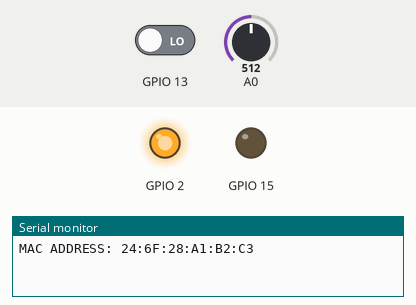
The sketch below on a simulated ESP8266 (NodeMCU). On the bench: output pins drawn as LEDs (lit = HIGH), the last lines printed to the serial monitor. Inputs (shaded band) come from the test bench; at power-on: GPIO 13 LOW, A0 = 512. WiFi joins after 1.5 s; servers stay silent unless stated; EEPROM starts erased; pins used as bus, display or sensor lines are not drawn.

Above: at 0.2 s.
At 4.1 s:
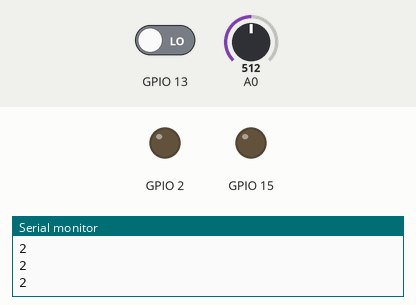
4.2 s: GPIO 13 driven HIGH
At 5.3 s:
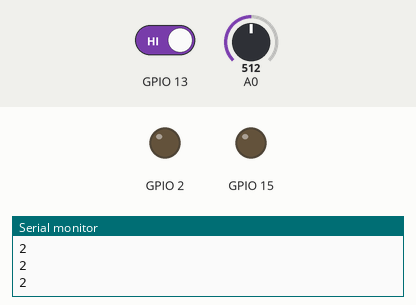
Timing chart, 0 to 7.2 s (numbered marks = the images above; inputs shaded):
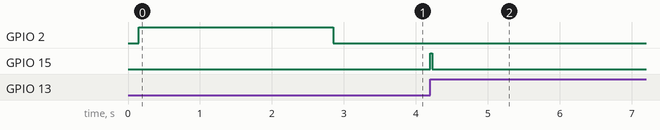

The sketch:

bell_udp_v7.ino
```cpp
/*---------------------------------------------------------------------------------------------
  Ring The cows project
  Firmware
  © Alain Bellet 2016

  V4
  --------------------------------------------------------------------------------------------- */

#include <ESP8266WiFi.h>
#include <WiFiUdp.h>
#include <EEPROM.h> // for saving to EEPROM
#include <Ticker.h> // for interupts ISR

char ssid[] = "cowbell";    // your network SSID (name)
char pass[] = "##bellbell##";  // your network password
bool DEBUG_MODE = 1;
const int FIRMWARE = 7;
unsigned long milliseconds;
unsigned long loopcount = 0;
unsigned long seconds;

// A UDP instance to let us send and receive packets over UDP
WiFiClient client;
WiFiUDP Udp;
const IPAddress outIp(192, 168, 1, 11);     // remote IP (not needed for receive)
const unsigned int outPort = 8888;          // remote port (not needed for receive)
const unsigned int localPort = 9999;        // local port to listen for UDP packets (here's where we send the packets)

char packetBuffer[255];
char sendpacketBuffer[255];

int counter = 0;
char str[10];
String mystr;
unsigned long saved_millis;
int lastdrop = 0;
int32_t rssi;
int bellid;
String message;
// for tiltswitch reading
int reading;           // the current reading from the input pin
int lastReading;       // the last reading from the input pin
int batterylevel;
int movementTrigger = 0;
int bellmute = 0;
boolean useWifi = true; // turn off for other test to avoid connection trial
int lastButtonState = 0;
int buttonReading = 0;
uint8_t *bssid;
String bssid_last;
Ticker tick_1sec;
Ticker tick_500msec;

// function prototypes to avoid compile errors
void readEEPROM();
void writeEEPROM(int);
void clearEEPROM();
void WIFIconnect();
void UDPconnect();
void sendMessage();
void handleMessage();
void triggerBell();
void tiltSwicth();
void battery_level();
void heartbeat();
void isr_every_seconds();
void isr_every_500milliseconds();

// ## SETUP
void setup() {

  tick_1sec.attach_ms(1000, isr_every_seconds);
  tick_500msec.attach_ms(500, isr_every_500milliseconds);


  if (DEBUG_MODE) {
    Serial.begin(115200);
    String s = WiFi.macAddress();
    Serial.println("MAC ADDRESS: " + s);
    delay(50);
  }

  delay(100);


  // Manage LEDS and GPIO
  // Red LED
  pinMode(0, OUTPUT);
  digitalWrite(0, HIGH);
  // Blue LED
  pinMode(2, OUTPUT);
  digitalWrite(2, HIGH);
  // solenoid PIN
  pinMode(15, OUTPUT);
  digitalWrite(15, LOW);
  // tilt switch pin
  pinMode(12, INPUT);
  //digitalWrite(12, HIGH); // set pull-up resistor


  // Init other variables
  counter = 0;

  //*******************************************
  writeEEPROM(6); // write EEPROM for flashing change for every board
  //*******************************************
  delay (100);
  readEEPROM();
  delay (100);
  Serial.print("BELL ID: ");
  Serial.println(bellid);
  Serial.print("FIMRWARE VERSION.: ");
  Serial.println(FIRMWARE);

  // Then connect to a WiFi network
  if (useWifi == true) {
    WIFIconnect();
    // connect UDP
    UDPconnect();
  }
}
// CUSTOM FUNCTIONS
void WIFIconnect() {
  digitalWrite(2, HIGH); // blue led off
  // Connect to WiFi network
  if (DEBUG_MODE) {
    Serial.print("Connecting to WIFI - ");
    Serial.println(ssid);
  }
  WiFi.mode(WIFI_STA); // station mode
  //WiFi.setPhyMode(WIFI_PHY_MODE_11B);
  WiFi.begin(ssid, pass);
  // wait for connection
  while (WiFi.status() != WL_CONNECTED) {
    delay(500);
    Serial.print(".");
  }
  digitalWrite(2, LOW); //ON
  if (DEBUG_MODE) {
    Serial.println("");
    Serial.println("WiFi connected");
    Serial.print("IP address: ");
    Serial.println(WiFi.localIP());
  }

}

void WIFIdisconnect() {
  digitalWrite(2, HIGH); // blue led off
  // Disconnect to WiFi network
  if (DEBUG_MODE) {
    Serial.print("Disconnect  WIFI - ");
  }
  //WiFi.mode(WIFI_STA); // station mode
  WiFi.disconnect();

}

void UDPconnect() {
  if (DEBUG_MODE) {
    Serial.println("Starting UDP");
  }
  Udp.begin(localPort);
  delay (50);
  if (DEBUG_MODE) {
    Serial.print("Local port: ");
    Serial.println(Udp.localPort());
  }
}

void sendMessage(char data[], String type) {
  rssi = WiFi.RSSI();//signal strentgh
  //byte bssid[6];


  Udp.beginPacket(Udp.remoteIP(), Udp.remotePort());

  //  if (DEBUG_MODE) {
  //    Udp.write("#IP: ");
  //    Udp.print(WiFi.localIP());
  //    Udp.write("#DBm: ");
  //    Udp.print(rssi);
  //    Udp.write(" #drop: ");
  //    Udp.print(lastdrop);
  //    Udp.write(" #count: ");
  //  }
  if (type == "P") { //  ping back message
    Udp.write("P,");
    Udp.print(bellid);
    Udp.write(",");
    Udp.write("-");
  }
  if (type == "T") { // movementTrigger state (tilt switch)
    Udp.write("T,");
    Udp.print(bellid);
    Udp.write(",");
    Udp.print(data);
    Udp.write(",");
    Udp.write("-");

  }
  if (type == "S") { // Status message
    Udp.write("S,");
    Udp.print(WiFi.localIP());
    Udp.write(",");
    Udp.print(rssi);
    Udp.write(",");
    Udp.print(bellid);
    Udp.write(",");
    Udp.print(batterylevel);
    Udp.write(",");
    Udp.print(bssid_last);
    Udp.write(",");
    Udp.print(FIRMWARE);
    Udp.write(",");
    Udp.write("-");

  }
  if (type == "B") { // reply to bang recieved
    Udp.write("B");
  }
  //Udp.println(data);
  Udp.endPacket();

  // if RSSI too low force disconect (experimental)

//  if (rssi < -80) {
//    //Serial.println(rssi);
//    WIFIdisconnect();
//  }
}


void handleMessage(String data) {
  // split counter and note value
  // p.ex 02637 (the note is the first char)
  String type = data.substring(0, 1);
  data = data.substring(1, data.length());
  //Serial.print("r: ");
  //Serial.println(data);
  if (type == "P") { // Ping
    sendMessage ("", "P"); // send Ping back
  }
  if (type == "B") { // Bang
    // turn movementTrigger off (must be better intagrated)
    //movementTrigger = 0;
    triggerBell();
    sendMessage ("", "B");
  }
  if (type == "T") { // Tilt switch toggle
    toggleMovementTrigger();

  }

  if (type == "R") { // disconnect the wifi to force reconnect
    WIFIdisconnect();
  }
  if (type == "S") { // Status request
    sendMessage ("", "S");
  }

  //Serial.print("l: ");
  //Serial.println(counter);
  // check for packet loss
  //  if ((data.toInt() - counter) > lastdrop) {
  //    Serial.print("drop");
  //    Serial.println(data.toInt() - counter);
  //    //sprintf(str, "%d", data.toInt()-counter);
  //    //sendMessage(str);
  //    lastdrop = data.toInt() - counter;
  //  }
  //  sprintf(str, "%d", counter);
  //  //sendMessage(str);
  //  sprintf(str, "%d", bellid);
  //sendMessage (str, "A");
  counter++;
}

void triggerBell() {
  // red LED
  digitalWrite(0, LOW);
  //if (bellmute == 0) {
  // Solenoid PIN
  digitalWrite(15, HIGH);
  delay(30);
  digitalWrite(0, HIGH);
  digitalWrite(15, LOW);
  delay(10);
  //}
  if (DEBUG_MODE) {
    Serial.println("DING");
  }
}

void triggerMultipleBell(int nbr) {
  for (int i = 0; i <= nbr; i++) {
    // red LED
    digitalWrite(0, LOW);
    //if (bellmute == 0) {
    // Solenoid PIN
    digitalWrite(15, HIGH);
    delay(30);
    digitalWrite(0, HIGH);
    digitalWrite(15, LOW);
    delay(10);
    //}
    if (DEBUG_MODE) {
      Serial.println("DING");
    }
  }
}

void heartbeat() {
  sendMessage("", "H");
}

void tiltSwitch() {
  reading = digitalRead(12);
  if (DEBUG_MODE) {
    // Serial.println(reading);
  }


  if (lastReading != reading) {
    lastReading = reading;
    triggerBell();
    if (DEBUG_MODE) {
      Serial.println("tilt activated");
    }
    delay (300);
  }


}

void toggleMovementTrigger() {
  if (movementTrigger == 1) {
    movementTrigger = 0;
    sendMessage ("0", "T");
    //digitalWrite(0, HIGH);
  } else {
    movementTrigger = 1;
    sendMessage ("1", "T");
    //digitalWrite(0, LOW);
  }

}

void battery_level() {

  // read the battery level from the ESP8266 analog in pin.
  // analog read level is 10 bit 0-1023 (0V-1V).
  // our 1M & 220K voltage divider takes the max
  // lipo value of 4.2V and drops it to 0.758V max.
  // this means our min analog read value should be 580 (3.14V)
  // and the max analog read value should be 774 (4.2V).
  int level = analogRead(A0);
  //Serial.print("Analog pin: "); Serial.println(level);

  // convert battery level to percent
  batterylevel = map(level, 580, 773, 0, 100);

  if (DEBUG_MODE) {
    //Serial.print("Battery level: "); Serial.print(batterylevel); Serial.println("%");
  }


}
// ## EEPROM
void readEEPROM() {
  int addr = 0;
  byte value;
  EEPROM.begin(512);
  // read a byte from the current address of the EEPROM
  value = EEPROM.read(addr);
  /*if (DEBUG_MODE) {
    Serial.print("address: ");
    Serial.println(addr);
    Serial.print("value: ");
    Serial.println(value, DEC);
    }*/
  bellid = (int) value;

  delay (500);
}


void writeEEPROM(int val) {
  // the current address in the EEPROM (i.e. which byte
  // we're going to write to next)
  int addr = 0;
  EEPROM.begin(512);
  // each byte of the EEPROM can only hold a
  // value from 0 to 255.
  // write the value to the appropriate byte of the EEPROM.
  // these values will remain there when the board is
  // turned off.
  EEPROM.write(addr, val);
  EEPROM.end();
  delay(500);
}


void clearEEPROM() {
  EEPROM.begin(512);
  // write a 0 to all 512 bytes of the EEPROM
  for (int i = 0; i < 512; i++)
    EEPROM.write(i, 0);
  EEPROM.end();
  delay(500);
}

void isr_every_seconds() {
  // every 10 seconds
  sendMessage ("", "S");
  // every 5 seconds
  if (seconds % 5) {
    battery_level();
    // Get BSSID (Mac from router)
    bssid = WiFi.BSSID();
    //Serial.print("bssid ");
    bssid_last = String(bssid[5], HEX);
  }
  seconds = seconds + 1;
}

void isr_every_500milliseconds() {
  heartbeat();
}

// #LOOP
void loop() {
  milliseconds = millis();

  if (DEBUG_MODE) {
    if (milliseconds - saved_millis > 1) {
      Serial.println(milliseconds - saved_millis);
    }
  }
  if (movementTrigger == 1) {
    if ((milliseconds % 100) == 0) {
      // check for tilt switch
      tiltSwitch();
    }
  }
  // check for switch
  buttonReading = digitalRead(13);
  if (buttonReading != lastButtonState) {
    if (buttonReading == HIGH) {
      lastButtonState = 1;
      if (DEBUG_MODE) {
        Serial.println("button activated");
      }
      triggerBell();
      delay(100);
    } else {
      lastButtonState = 0;
      delay(100);
    }
  }
  // check if WIFI lost
  if (WiFi.status() != WL_CONNECTED && useWifi == true ) {
    if (DEBUG_MODE) {
      Serial.println("WiFi disconnected, try to reconnect");
    }
    WIFIconnect();
    delay(500);
  }

  int packetSize = Udp.parsePacket();
  //Serial.println(packetSize);
  if (packetSize) {
    int len = Udp.read(packetBuffer, 255);
    if (len > 0) packetBuffer[len] = 0;
    //Serial.println(packetBuffer);
    handleMessage(String(packetBuffer));
  }
  saved_millis = milliseconds;

}
```

Measured:
- after the input at 4.2 s, GPIO 15: LOW → HIGH at once, → LOW 0.03 s later
